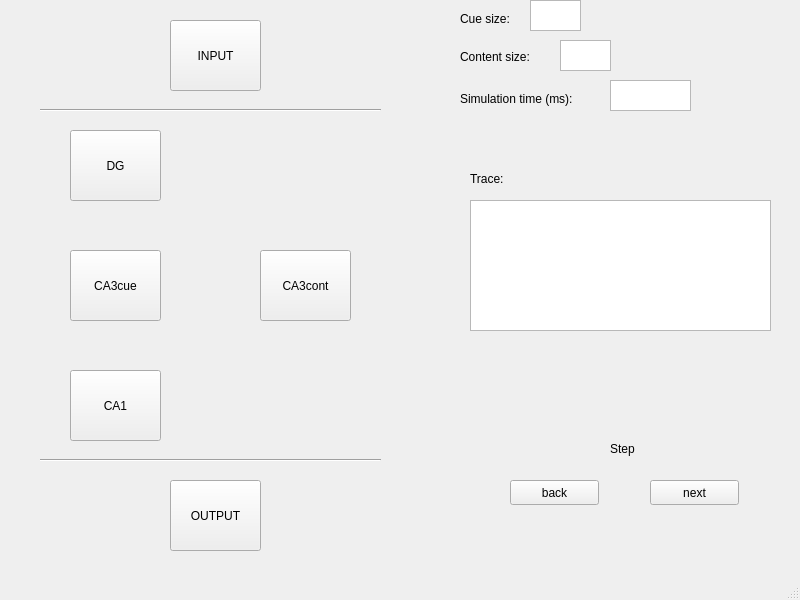
<?xml version="1.0" encoding="UTF-8"?>
<ui version="4.0">
 <class>MainWindow</class>
 <widget class="QMainWindow" name="MainWindow">
  <property name="geometry">
   <rect>
    <x>0</x>
    <y>0</y>
    <width>800</width>
    <height>600</height>
   </rect>
  </property>
  <property name="windowTitle">
   <string>MainWindow</string>
  </property>
  <widget class="QWidget" name="centralwidget">
   <widget class="QPushButton" name="bt_in">
    <property name="geometry">
     <rect>
      <x>170</x>
      <y>20</y>
      <width>91</width>
      <height>71</height>
     </rect>
    </property>
    <property name="text">
     <string>INPUT</string>
    </property>
   </widget>
   <widget class="QPushButton" name="bt_dg">
    <property name="geometry">
     <rect>
      <x>70</x>
      <y>130</y>
      <width>91</width>
      <height>71</height>
     </rect>
    </property>
    <property name="text">
     <string>DG</string>
    </property>
   </widget>
   <widget class="QPushButton" name="bt_ca3cue">
    <property name="geometry">
     <rect>
      <x>70</x>
      <y>250</y>
      <width>91</width>
      <height>71</height>
     </rect>
    </property>
    <property name="text">
     <string>CA3cue</string>
    </property>
   </widget>
   <widget class="QPushButton" name="bt_ca3cont">
    <property name="geometry">
     <rect>
      <x>260</x>
      <y>250</y>
      <width>91</width>
      <height>71</height>
     </rect>
    </property>
    <property name="text">
     <string>CA3cont</string>
    </property>
   </widget>
   <widget class="QPushButton" name="bt_ca1">
    <property name="geometry">
     <rect>
      <x>70</x>
      <y>370</y>
      <width>91</width>
      <height>71</height>
     </rect>
    </property>
    <property name="text">
     <string>CA1</string>
    </property>
   </widget>
   <widget class="QPushButton" name="bt_out">
    <property name="geometry">
     <rect>
      <x>170</x>
      <y>480</y>
      <width>91</width>
      <height>71</height>
     </rect>
    </property>
    <property name="text">
     <string>OUTPUT</string>
    </property>
   </widget>
   <widget class="Line" name="line">
    <property name="geometry">
     <rect>
      <x>40</x>
      <y>450</y>
      <width>341</width>
      <height>20</height>
     </rect>
    </property>
    <property name="orientation">
     <enum>Qt::Horizontal</enum>
    </property>
   </widget>
   <widget class="Line" name="line_2">
    <property name="geometry">
     <rect>
      <x>40</x>
      <y>100</y>
      <width>341</width>
      <height>20</height>
     </rect>
    </property>
    <property name="orientation">
     <enum>Qt::Horizontal</enum>
    </property>
   </widget>
   <widget class="QPushButton" name="bt_back">
    <property name="geometry">
     <rect>
      <x>510</x>
      <y>480</y>
      <width>89</width>
      <height>25</height>
     </rect>
    </property>
    <property name="text">
     <string>back</string>
    </property>
   </widget>
   <widget class="QPushButton" name="bt_next">
    <property name="geometry">
     <rect>
      <x>650</x>
      <y>480</y>
      <width>89</width>
      <height>25</height>
     </rect>
    </property>
    <property name="text">
     <string>next</string>
    </property>
   </widget>
   <widget class="QLabel" name="label">
    <property name="geometry">
     <rect>
      <x>610</x>
      <y>440</y>
      <width>67</width>
      <height>17</height>
     </rect>
    </property>
    <property name="text">
     <string>Step</string>
    </property>
   </widget>
   <widget class="QTextEdit" name="text_trace">
    <property name="geometry">
     <rect>
      <x>470</x>
      <y>200</y>
      <width>301</width>
      <height>131</height>
     </rect>
    </property>
    <property name="readOnly">
     <bool>true</bool>
    </property>
   </widget>
   <widget class="QLabel" name="label_2">
    <property name="geometry">
     <rect>
      <x>470</x>
      <y>170</y>
      <width>67</width>
      <height>17</height>
     </rect>
    </property>
    <property name="text">
     <string>Trace:</string>
    </property>
   </widget>
   <widget class="QLabel" name="label_3">
    <property name="geometry">
     <rect>
      <x>460</x>
      <y>10</y>
      <width>67</width>
      <height>17</height>
     </rect>
    </property>
    <property name="text">
     <string>Cue size:</string>
    </property>
   </widget>
   <widget class="QLabel" name="label_4">
    <property name="geometry">
     <rect>
      <x>460</x>
      <y>47</y>
      <width>91</width>
      <height>20</height>
     </rect>
    </property>
    <property name="text">
     <string>Content size: </string>
    </property>
   </widget>
   <widget class="QLabel" name="label_5">
    <property name="geometry">
     <rect>
      <x>460</x>
      <y>90</y>
      <width>151</width>
      <height>17</height>
     </rect>
    </property>
    <property name="text">
     <string>Simulation time (ms):</string>
    </property>
   </widget>
   <widget class="QTextEdit" name="text_cuesize">
    <property name="geometry">
     <rect>
      <x>530</x>
      <y>0</y>
      <width>51</width>
      <height>31</height>
     </rect>
    </property>
    <property name="readOnly">
     <bool>true</bool>
    </property>
   </widget>
   <widget class="QTextEdit" name="text_contsize">
    <property name="geometry">
     <rect>
      <x>560</x>
      <y>40</y>
      <width>51</width>
      <height>31</height>
     </rect>
    </property>
    <property name="readOnly">
     <bool>true</bool>
    </property>
   </widget>
   <widget class="QTextEdit" name="text_simtime">
    <property name="geometry">
     <rect>
      <x>610</x>
      <y>80</y>
      <width>81</width>
      <height>31</height>
     </rect>
    </property>
    <property name="readOnly">
     <bool>true</bool>
    </property>
   </widget>
  </widget>
  <widget class="QMenuBar" name="menubar">
   <property name="geometry">
    <rect>
     <x>0</x>
     <y>0</y>
     <width>800</width>
     <height>22</height>
    </rect>
   </property>
  </widget>
  <widget class="QStatusBar" name="statusbar"/>
 </widget>
 <resources/>
 <connections/>
</ui>
